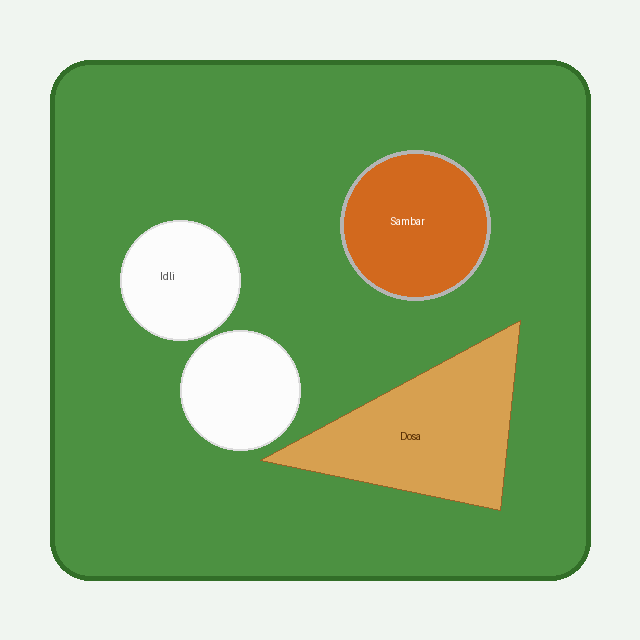
#> input picture data/sample_meals/breakfast_plate.png, 640 x 640 px
$ python -i portion_estimator.py   (imports and definitions only)
#> lines starting #> are read from the running program, lines starting #| are printed output that depends on the picture
#> further down, picture is the input picture: shape (640, 640, 3); mean B, G, R 129.9, 180.9, 150.4
"""
Explicit Portion Estimation Module
Implements the Plate-Reference Bounding-Box Ratio algorithm using OpenCV:
- Detects the reference plate / bowl contour via HoughCircles and contour analysis.
- Computes (item_area / plate_area * standard_serving_grams * food_density_factor).
- Supports user gram overrides and provides visual OpenCV overlays.
"""

import math
from typing import List, Dict, Any, Tuple, Optional
import numpy as np
from PIL import Image

# Import cv2 gracefully if available
try:
    import cv2
except ImportError:
    cv2 = None

from config import (
    STANDARD_PLATE_SERVING_GRAMS,
    DEFAULT_FOOD_DENSITY,
    FOOD_DENSITY_FACTORS
)


# [9 lines left out: function get_density_factor, not called in this run]


def detect_plate_reference(image_np: np.ndarray) -> Dict[str, Any]:
    """
    Detect the reference dining plate or thali boundary in the image.
    Uses OpenCV HoughCircles with morphological fallback.

    Returns:
        dict containing:
            - found: bool
            - center: (x, y)
            - radius: float
            - plate_area: float (pixels^2)
            - method: str ('HoughCircles' | 'ContourEllipse' | 'ImageAreaFallback')
    """
    h, w = image_np.shape[:2]
#> h = 640; w = 640
    total_img_area = float(w * h)
#> total_img_area = 409600

    if cv2 is None:
        # Fallback without OpenCV
        est_radius = min(w, h) * 0.42
        est_area = math.pi * (est_radius ** 2)
        return {
            "found": False,
            "center": (int(w / 2), int(h / 2)),
            "radius": est_radius,
            "plate_area": est_area,
            "method": "ImageAreaFallback"
        }

    # Convert to grayscale
    if len(image_np.shape) == 3:
        gray = cv2.cvtColor(image_np, cv2.COLOR_BGR2GRAY if image_np.shape[2] == 3 else cv2.COLOR_RGB2GRAY)
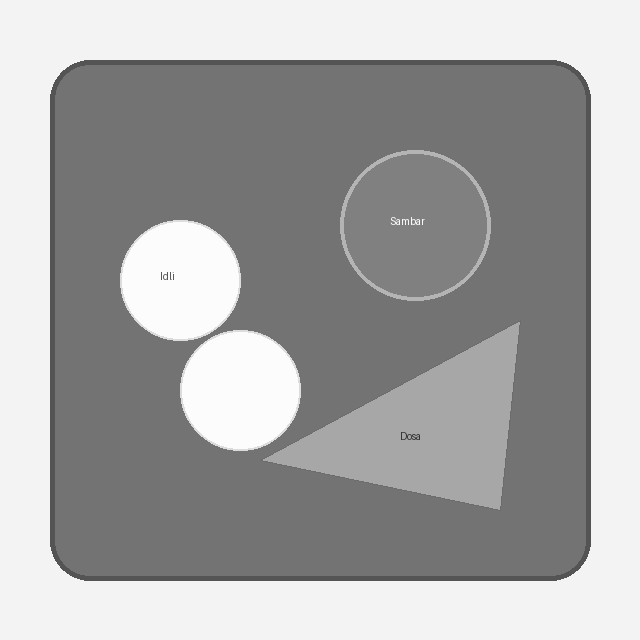
#> gray: shape (640, 640); min 50, max 254, mean 165.9
    else:
        gray = image_np.copy()

    # Preprocessing: bilateral filter / Gaussian blur to reduce noise while keeping edges
    blurred = cv2.GaussianBlur(gray, (9, 9), 2)
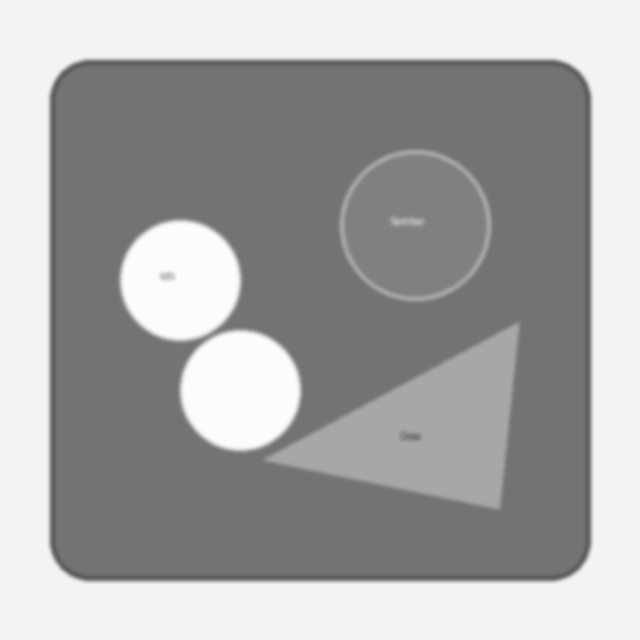
#> blurred: shape (640, 640); min 95, max 252, mean 165.9

    # 1. Strategy: HoughCircles
    min_r = int(min(w, h) * 0.22)
#> min_r = 140
    max_r = int(max(w, h) * 0.55)
#> max_r = 352
    circles = cv2.HoughCircles(
        blurred,
        cv2.HOUGH_GRADIENT,
        dp=1.2,
        minDist=int(min(w, h) * 0.4),
        param1=50,
        param2=35,
        minRadius=min_r,
        maxRadius=max_r
    )
#> circles = [[294.6, 282.6, 298.5]]

    if circles is not None:
        circles = np.round(circles[0, :]).astype("int")
#> circles = [[295, 283, 299]]
        # Find the largest circle closest to the center of the image
        img_center = np.array([w / 2.0, h / 2.0])
#> img_center = [320, 320]
        best_circle = None
        best_score = float("-inf")

        for (cx, cy, r) in circles:
            dist_to_center = np.linalg.norm(np.array([cx, cy]) - img_center)
            # Preference for larger radius and proximity to frame center
            score = r - (0.5 * dist_to_center)
            if score > best_score:
                best_score = score
                best_circle = (cx, cy, r)
#> this loop made 1 pass
#> (cx, cy, r, dist_to_center, score, best_score) on pass 1: (295, 283, 299, 44.65, 276.7, 276.7)
#> after the loop, best_score = 276.7

        if best_circle is not None:
            cx, cy, r = best_circle
#> cx = 295; cy = 283; r = 299
            plate_area = math.pi * (r ** 2)
#> plate_area = 280861.5
            return {
                "found": True,
                "center": (int(cx), int(cy)),
                "radius": float(r),
                "plate_area": float(plate_area),
                "method": "HoughCircles"
            }

    # 2. Strategy: Contour detection with Convex Hull / MinEnclosingCircle
    edges = cv2.Canny(blurred, 30, 120)
    kernel = cv2.getStructuringElement(cv2.MORPH_ELLIPSE, (5, 5))
    dilated = cv2.dilate(edges, kernel, iterations=2)
    contours, _ = cv2.findContours(dilated, cv2.RETR_EXTERNAL, cv2.CHAIN_APPROX_SIMPLE)

    largest_contour = None
    max_c_area = 0.0

    for c in contours:
        c_area = cv2.contourArea(c)
        if c_area > (total_img_area * 0.15) and c_area > max_c_area:
            max_c_area = c_area
            largest_contour = c

    if largest_contour is not None:
        (cx, cy), radius = cv2.minEnclosingCircle(largest_contour)
        if radius >= min_r:
            plate_area = math.pi * (radius ** 2)
            return {
                "found": True,
                "center": (int(cx), int(cy)),
                "radius": float(radius),
                "plate_area": float(plate_area),
                "method": "ContourMinEnclosingCircle"
            }

    # 3. Default fallback: Canonical dinner plate assumed occupying ~65% width/height
    est_radius = min(w, h) * 0.44
    est_area = math.pi * (est_radius ** 2)
    return {
        "found": False,
        "center": (int(w / 2), int(h / 2)),
        "radius": est_radius,
        "plate_area": est_area,
        "method": "CanonicalPlateAssumption"
    }


# [165 lines left out: functions estimate_portions, draw_portion_overlay, not called in this run]

>>> import cv2
>>> picture = cv2.imread('../data/sample_meals/breakfast_plate.png')
>>> result = detect_plate_reference(picture)
#> result = {'found': True, 'center': (295, 283), 'radius': 299, 'plate_area': 280861.5, 'method': 'HoughCircles'}

$ run again, on data/sample_meals/indian_thali.png
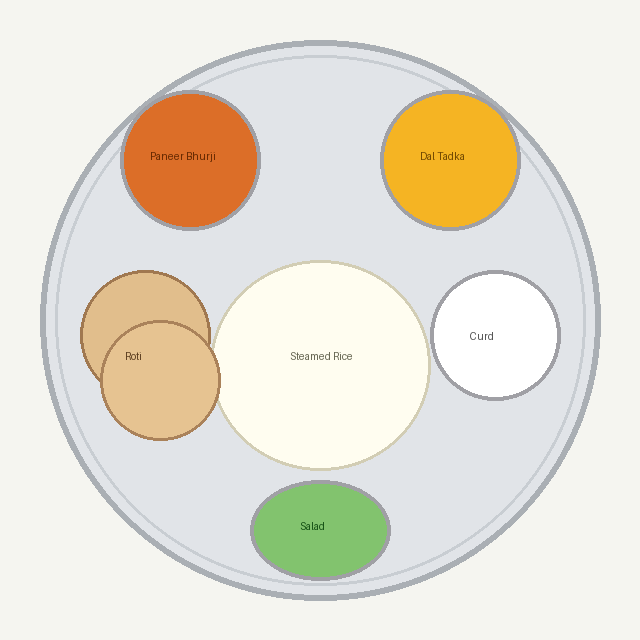
#> input picture data/sample_meals/indian_thali.png, 640 x 640 px
#> picture is the input picture: shape (640, 640, 3); mean B, G, R 213.2, 226.5, 231.5
#> in detect_plate_reference, `gray = cv2.cvtColor(image_np, cv2.COLOR_BGR2GRAY if image_np.shape[2] ..`:
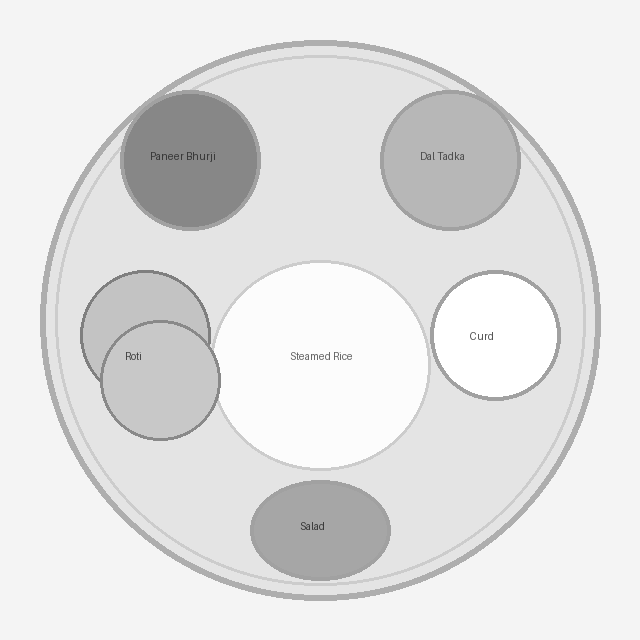
#> gray: shape (640, 640); min 54, max 255, mean 226.4
#> in detect_plate_reference, `circles = cv2.HoughCircles( blurred, cv2.HOUGH_GRADIENT, dp=1.2, minDi..`: circles = [[319.8, 321, 280.4]]
#> in detect_plate_reference, `circles = np.round(circles[0, :]).astype("int")`: circles = [[320, 321, 280]]
#> the loop in detect_plate_reference, `for (cx, cy, r) in circles:` made 1 pass
#> (cx, cy, r, dist_to_center, score, best_score) on pass 1: (320, 321, 280, 1, 279.5, 279.5)
#> after the loop in detect_plate_reference, `for (cx, cy, r) in circles:`: best_score = 279.5
#> in detect_plate_reference, `cx, cy, r = best_circle`: cx = 320; cy = 321; r = 280
#> plate_area = 246300.9
#> result = {'found': True, 'center': (320, 321), 'radius': 280, 'plate_area': 246300.9, 'method': 'HoughCircles'}
